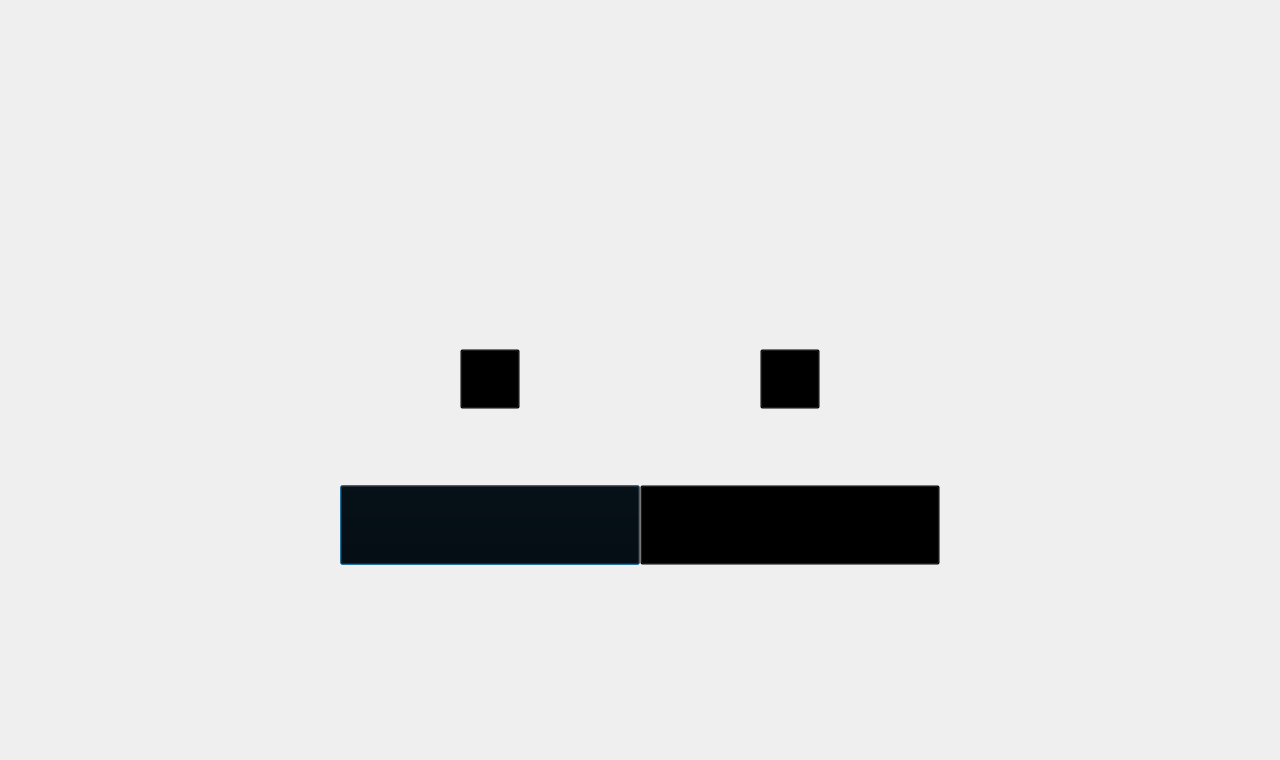
<?xml version="1.0" encoding="UTF-8"?>
<ui version="4.0">
 <class>SetValDialog</class>
 <widget class="QDialog" name="SetValDialog">
  <property name="geometry">
   <rect>
    <x>0</x>
    <y>0</y>
    <width>1280</width>
    <height>760</height>
   </rect>
  </property>
  <property name="windowTitle">
   <string>Dialog</string>
  </property>
  <property name="styleSheet">
   <string notr="true">#SetValDialog{
background-image: url(:/images/setValWindowBg.png);
}</string>
  </property>
  <widget class="QWidget" name="setValWidget" native="true">
   <property name="geometry">
    <rect>
     <x>340</x>
     <y>195</y>
     <width>600</width>
     <height>370</height>
    </rect>
   </property>
   <property name="styleSheet">
    <string notr="true">#setValWidget
{
background-image: url(:/images/setValBg.png);
}</string>
   </property>
   <widget class="QPushButton" name="cancelButton">
    <property name="geometry">
     <rect>
      <x>0</x>
      <y>290</y>
      <width>300</width>
      <height>80</height>
     </rect>
    </property>
    <property name="styleSheet">
     <string notr="true">#cancelButton
{
background: transparent;
background-image: url(:/images/setVal_cal_Icon.png);
border-width:-1px;
padding:-1px;
}
#cancelButton:focus{
outline: none;
}</string>
    </property>
    <property name="text">
     <string/>
    </property>
   </widget>
   <widget class="QPushButton" name="okButton">
    <property name="geometry">
     <rect>
      <x>300</x>
      <y>290</y>
      <width>300</width>
      <height>80</height>
     </rect>
    </property>
    <property name="styleSheet">
     <string notr="true">#okButton
{
background: transparent;
background-image: url(:/images/setVal_ok_Icon.png);
border-width:-1px;
padding:-1px;
}
#okButton:focus{
outline: none;
}</string>
    </property>
    <property name="text">
     <string/>
    </property>
   </widget>
   <widget class="QPushButton" name="reduceButton">
    <property name="geometry">
     <rect>
      <x>120</x>
      <y>154</y>
      <width>60</width>
      <height>60</height>
     </rect>
    </property>
    <property name="styleSheet">
     <string notr="true">#reduceButton
{
background: transparent;
border-width:-1px;
}

#reduceButton:focus{outline: none;
}</string>
    </property>
    <property name="text">
     <string/>
    </property>
    <property name="icon">
     <iconset resource="image.qrc">
      <normaloff>:/images/setVal_redu_Icon.png</normaloff>:/images/setVal_redu_Icon.png</iconset>
    </property>
    <property name="iconSize">
     <size>
      <width>60</width>
      <height>60</height>
     </size>
    </property>
   </widget>
   <widget class="QPushButton" name="addButton">
    <property name="geometry">
     <rect>
      <x>420</x>
      <y>154</y>
      <width>60</width>
      <height>60</height>
     </rect>
    </property>
    <property name="styleSheet">
     <string notr="true">#addButton
{
background: transparent;
border-width:-1px;
}
#addButton:focus{
outline: none;
}</string>
    </property>
    <property name="text">
     <string/>
    </property>
    <property name="icon">
     <iconset resource="image.qrc">
      <normaloff>:/images/setVal_add_Icon.png</normaloff>:/images/setVal_add_Icon.png</iconset>
    </property>
    <property name="iconSize">
     <size>
      <width>60</width>
      <height>60</height>
     </size>
    </property>
   </widget>
   <widget class="QLineEdit" name="lineEdit">
    <property name="geometry">
     <rect>
      <x>200</x>
      <y>155</y>
      <width>200</width>
      <height>60</height>
     </rect>
    </property>
    <property name="layoutDirection">
     <enum>Qt::LeftToRight</enum>
    </property>
    <property name="styleSheet">
     <string notr="true">#lineEdit{
background: transparent;
color: rgb(255, 202, 234);
font:bold;
font:60px;
}
#lineEdit{
border-width:0;border-style:outset
}</string>
    </property>
    <property name="text">
     <string/>
    </property>
    <property name="alignment">
     <set>Qt::AlignCenter</set>
    </property>
   </widget>
   <widget class="QLabel" name="titleLabel">
    <property name="geometry">
     <rect>
      <x>0</x>
      <y>0</y>
      <width>600</width>
      <height>80</height>
     </rect>
    </property>
    <property name="styleSheet">
     <string notr="true"/>
    </property>
    <property name="text">
     <string/>
    </property>
   </widget>
  </widget>
 </widget>
 <resources>
  <include location="image.qrc"/>
 </resources>
 <connections/>
</ui>
